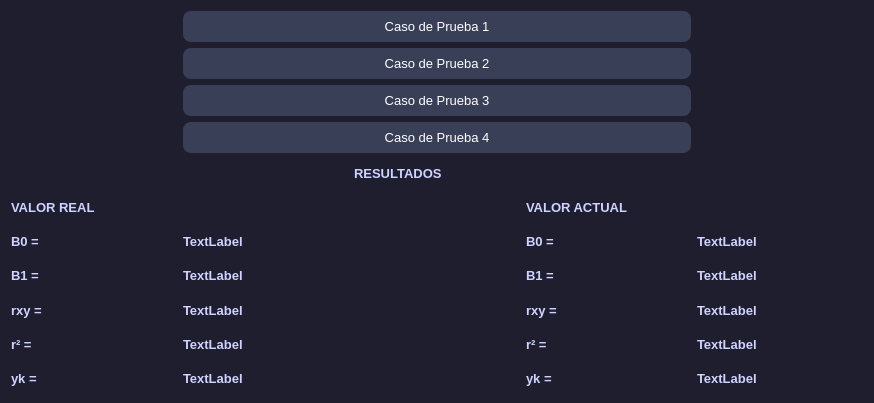
<?xml version="1.0" encoding="UTF-8"?>
<ui version="4.0">
 <class>Dialog</class>
 <widget class="QDialog" name="Dialog">
  <property name="geometry">
   <rect>
    <x>0</x>
    <y>0</y>
    <width>874</width>
    <height>403</height>
   </rect>
  </property>
  <property name="windowTitle">
   <string>Dialog</string>
  </property>
  <property name="styleSheet">
   <string notr="true">/* Fondo general */
QWidget {
    background-color: #1e1e2f;
    color: #eaeaf0;
    font-family: 'Segoe UI', 'Roboto', sans-serif;
    font-size: 10pt;
}

/* Botones */
QPushButton {
    background-color: #3a3f58;
    border-radius: 8px;
    padding: 8px 16px;
    color: white;
}

QPushButton:hover {
    background-color: #50577a;
}

QPushButton:pressed {
    background-color: #2c2f45;
}

/* Inputs */
QLineEdit, QTextEdit {
    background-color: #2a2d3e;
    border: 1px solid #3f445e;
    border-radius: 6px;
    padding: 6px;
}

/* Labels */
QLabel {
    color: #cfd3ff;
    font-weight: 500;
}

/* ComboBox */
QComboBox {
    background-color: #2a2d3e;
    border-radius: 6px;
    padding: 5px;
}

/* Barra de menú */
QMenuBar {
    background-color: #2a2d3e;
}

QMenuBar::item:selected {
    background-color: #3f445e;
}

/* Tabs */
QTabWidget::pane {
    border: 1px solid #3f445e;
}

QTabBar::tab {
    background: #2a2d3e;
    padding: 8px;
}

QTabBar::tab:selected {
    background: #3f445e;
}</string>
  </property>
  <layout class="QGridLayout" name="gridLayout">
   <item row="10" column="0">
    <widget class="QLabel" name="label_18">
     <property name="text">
      <string>yk =</string>
     </property>
    </widget>
   </item>
   <item row="10" column="4">
    <widget class="QLabel" name="showykA">
     <property name="text">
      <string>TextLabel</string>
     </property>
    </widget>
   </item>
   <item row="10" column="1" colspan="2">
    <widget class="QLabel" name="showykR">
     <property name="text">
      <string>TextLabel</string>
     </property>
    </widget>
   </item>
   <item row="10" column="3">
    <widget class="QLabel" name="label_19">
     <property name="text">
      <string>yk =</string>
     </property>
    </widget>
   </item>
   <item row="7" column="3">
    <widget class="QLabel" name="label_8">
     <property name="text">
      <string>B1 =</string>
     </property>
    </widget>
   </item>
   <item row="6" column="0">
    <widget class="QLabel" name="label_4">
     <property name="text">
      <string>B0 =</string>
     </property>
    </widget>
   </item>
   <item row="6" column="1" colspan="2">
    <widget class="QLabel" name="showB0R">
     <property name="text">
      <string>TextLabel</string>
     </property>
    </widget>
   </item>
   <item row="6" column="3">
    <widget class="QLabel" name="label_6">
     <property name="text">
      <string>B0 =</string>
     </property>
    </widget>
   </item>
   <item row="8" column="0">
    <widget class="QLabel" name="label_12">
     <property name="text">
      <string>rxy =</string>
     </property>
    </widget>
   </item>
   <item row="8" column="1" colspan="2">
    <widget class="QLabel" name="showrxyR">
     <property name="text">
      <string>TextLabel</string>
     </property>
    </widget>
   </item>
   <item row="8" column="3">
    <widget class="QLabel" name="label_13">
     <property name="text">
      <string>rxy =</string>
     </property>
    </widget>
   </item>
   <item row="8" column="4">
    <widget class="QLabel" name="showrxyA">
     <property name="text">
      <string>TextLabel</string>
     </property>
    </widget>
   </item>
   <item row="9" column="0">
    <widget class="QLabel" name="label_16">
     <property name="text">
      <string>r² =</string>
     </property>
    </widget>
   </item>
   <item row="6" column="4">
    <widget class="QLabel" name="showB0A">
     <property name="text">
      <string>TextLabel</string>
     </property>
    </widget>
   </item>
   <item row="3" column="1" colspan="3">
    <widget class="QPushButton" name="caso4">
     <property name="text">
      <string>Caso de Prueba 4</string>
     </property>
    </widget>
   </item>
   <item row="7" column="0">
    <widget class="QLabel" name="label_7">
     <property name="text">
      <string>B1 =</string>
     </property>
    </widget>
   </item>
   <item row="7" column="4">
    <widget class="QLabel" name="showB1A">
     <property name="text">
      <string>TextLabel</string>
     </property>
    </widget>
   </item>
   <item row="7" column="1" colspan="2">
    <widget class="QLabel" name="showB1R">
     <property name="text">
      <string>TextLabel</string>
     </property>
    </widget>
   </item>
   <item row="9" column="1" colspan="2">
    <widget class="QLabel" name="showr2R">
     <property name="text">
      <string>TextLabel</string>
     </property>
    </widget>
   </item>
   <item row="1" column="1" colspan="3">
    <widget class="QPushButton" name="caso2">
     <property name="text">
      <string>Caso de Prueba 2</string>
     </property>
    </widget>
   </item>
   <item row="5" column="0" colspan="2">
    <widget class="QLabel" name="label_2">
     <property name="text">
      <string>VALOR REAL</string>
     </property>
    </widget>
   </item>
   <item row="2" column="1" colspan="3">
    <widget class="QPushButton" name="caso3">
     <property name="text">
      <string>Caso de Prueba 3</string>
     </property>
    </widget>
   </item>
   <item row="0" column="1" colspan="3">
    <widget class="QPushButton" name="caso1">
     <property name="text">
      <string>Caso de Prueba 1</string>
     </property>
    </widget>
   </item>
   <item row="5" column="3" colspan="2">
    <widget class="QLabel" name="label_3">
     <property name="text">
      <string>VALOR ACTUAL</string>
     </property>
    </widget>
   </item>
   <item row="4" column="2" colspan="2">
    <widget class="QLabel" name="label">
     <property name="text">
      <string>RESULTADOS</string>
     </property>
    </widget>
   </item>
   <item row="9" column="4">
    <widget class="QLabel" name="showr2A">
     <property name="text">
      <string>TextLabel</string>
     </property>
    </widget>
   </item>
   <item row="9" column="3">
    <widget class="QLabel" name="label_17">
     <property name="text">
      <string>r² =</string>
     </property>
    </widget>
   </item>
  </layout>
 </widget>
 <resources/>
 <connections/>
</ui>
